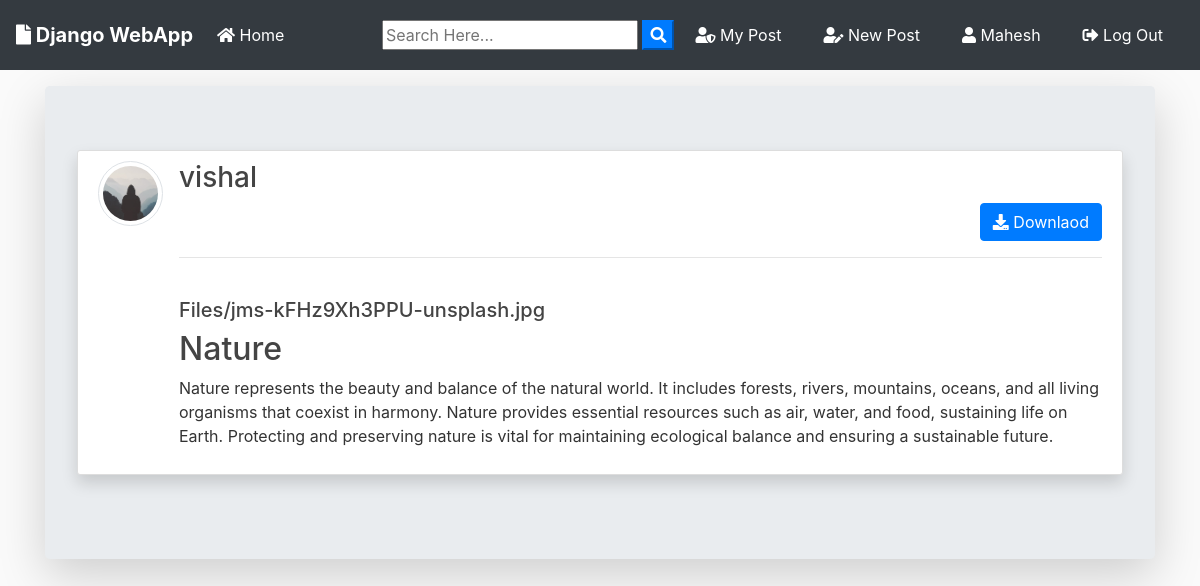
Page /post/16/ (signed in) on the committed database.
### blog/models.py (models this page shows, shortened)
class Post(models.Model):
	title = models.CharField(max_length=100)
	file = models.FileField(null=True,blank=True,upload_to='Files')
	content = models.TextField()
	date_posted = models.DateTimeField(default=timezone.now)
	author = models.ForeignKey(User, on_delete=models.CASCADE)
	def extension(self):
		name, extension = os.path.splitext(self.file.name)
		return extension

### users/models.py (models this page shows, shortened)
class Profile(models.Model):
    user = models.OneToOneField(User, on_delete=models.CASCADE)
    image = models.ImageField(default='default.jpg', upload_to='profile_pics')

### blog/views.py (the view)
# urls.py: path('post/<int:pk>/', PostDetailView.as_view(), name='post-detail'),
class PostDetailView(DetailView):
    model = Post
    template_name = 'blog/post_detail.html'

### blog/templates/blog/post_detail.html (shortened to what this page needs)
{% extends "blog/base.html" %}
{% block content %}
<div class="jumbotron mt-3 shadow-lg">
<article class="media content-section shadow ">
   <a href="{{ object.author.profile.image.url }} " target="_blank"> <img src="{{ object.author.profile.image.url }}  " alt="" class="article-img rounded-circle img-thumbnail img-fluid">
   </a>
    <div class="media-body">
      <div class="">
        <div class="d-flex justify-content-between">
        <a class="mr-2 mt-0 mb-0  text-dark" href="{% url 'user-posts' object.author.username  %}"><h3>{{ object.author }}</h3></a>
        </div>
        {% if object.author != user %}
          <div class="form-group mt-0 pt-0 d-flex justify-content-end">
            <a href="{{ object.file.url }}" download class="btn btn-primary flex-last" type="submit"><i class="fas fa-download"></i> Downlaod</a>
          </div>
        {% endif %}
        <hr>
      </div>
      <div>
        {% if object.file %}
          {% if object.extension == '.jpg' or object.extension == 'jpeg' or object.extension == 'png' %}
            <a href="{{ object.file.url }}"  download class="text-dark"><h5>{{ object.file }}</h5></a>
          {% else %}
            <a href="{{ object.file.url }}"  download class="text-dark"><h5>{{ object.file }}</h5></a>
          {% endif %}
        {% endif %}
      </div>
      <h2>{{ object.title }}</h2>
      <p class="article-content">{{ object.content }}</p>
    </div>
  </article>
{% endblock content %}

### blog/templates/blog/base.html (shortened to what this page needs)
{% load static %}
<!doctype html>
<html lang="en">
  <head>
    <link rel="stylesheet" href="https://stackpath.bootstrapcdn.com/bootstrap/4.3.1/css/bootstrap.min.css">
    <link rel="stylesheet" href="https://use.fontawesome.com/releases/v5.8.1/css/all.css" >
    <link rel="stylesheet" href="{% static 'blog/main.css' %}">
</head>
  <body>
        <nav class="navbar navbar-expand-lg navbar-dark bg-dark">
                <a class="navbar-brand font-weight-bold" href="{% url 'blog-home' %}"><i class="fas fa-file"></i> Django WebApp</a>
                <div class="collapse navbar-collapse" id="navbarSupportedContent">
                  <ul class="navbar-nav mr-auto">
                    <li class="nav-item active">
                      <a class="nav-link" href="{% url 'blog-home' %}"><i class="fas fa-home"></i> Home <span class="sr-only">(current)</span></a>
                    </li>
                  </ul>
                  <form id="searchform" action="{% url 'search' %}" method="get">
                    <input type="text" name="q" type="text" value="{{ request.GET.q }}" placeholder="Search Here..." />
                    <button type="button" onclick="searchform.submit()" class=" text-white my-color btn-primary"><i class="fa fa-search"></i></button>
                </form>
                    {% if user.is_authenticated %}
                    <a href="{% url 'user-posts' user %}" class="btn text-white m-2"><i class="fas fa-user-shield"></i> My Post</a>
                    <a href="{% url 'post-create' %} " class="btn text-white m-2"><i class="fas fa-user-edit"></i> New Post</a>
                    <a href="{% url 'profile' %} " class="btn text-white m-2"><i class="fas fa-user"></i> {{ user.username }}</a>
                    <a href="{% url 'logout' %} " class="btn text-white m-2"><i class="fas fa-sign-out-alt"></i> Log Out</a>
                    {% else %}
                    <a href="{% url 'login' %} " class="btn text-white m-2"><i class="fas fa-user-tie"></i> Log In</a>
                    <a href="{% url 'register' %} " class="btn text-white m-2"> <i class="fas fa-sign-in-alt"></i> Sign Up</a>
                    {% endif %}
                </div>
              </nav>
      <div class="container my-bg">
    {% block content %}
    {% endblock  %}
</div>
  </body>
</html>

### blog/static/blog/main.css (style rules this page uses)
body { background: #fafafa; color: #333333; margin-top: 0; }
h1, h2, h3, h4, h5, h6 { color: #444444; }
ul { margin: 0; }
.content-section { background: #ffffff; padding: 10px 20px; border: 1px solid #dddddd; border-radius: 3px; margin-bottom: 20px; }
.article-content { white-space: pre-line; }
.article-img { height: 65px; width: 65px; margin-right: 16px; }

### rows in the picture
Post: author.profile.image (placeholder picture), author "vishal", file "Files/jms-kFHz9Xh3PPU-unsplash.jpg", title "Nature", content "Nature represents the beauty and balance of the natural world. It includes forests, rivers, mountains, oceans, and all living organisms that coexist in harmony. Nature provides essential resources such as air, water, and food, sustaining life on Earth. Protecting and preserving nature is vital for maintaining ecological balance and ensuring a sustainable future."

### other values in the picture
{{ user.username }} "Mahesh"
